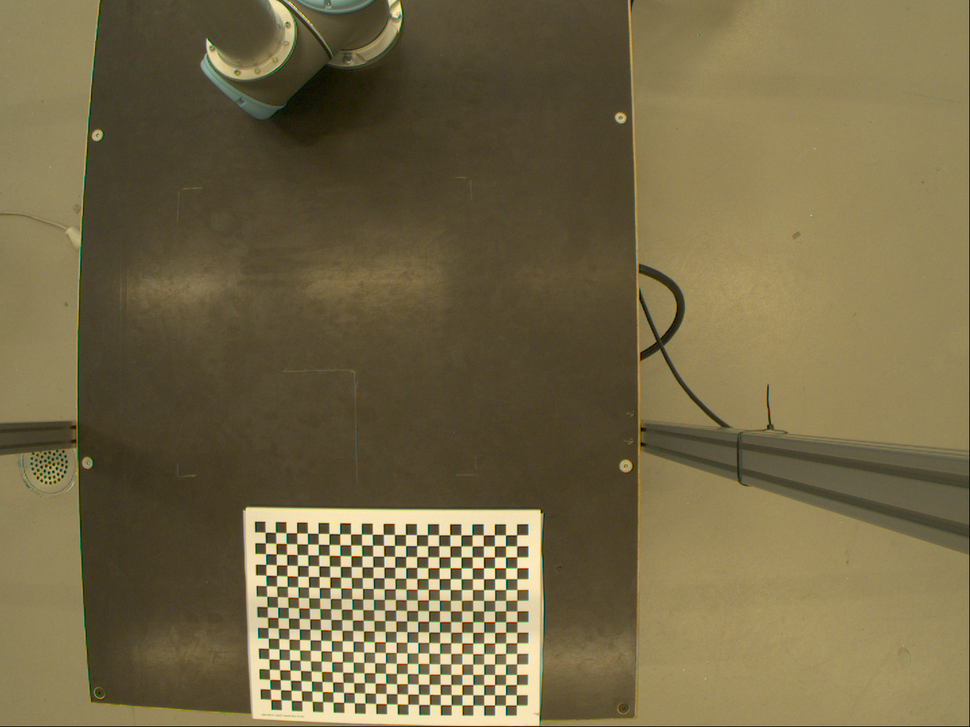
#> input picture Homeworks/HW2/Images/img1.png, 970 x 727 px, shrunk from 1440 x 1080 before the run, found by its file name
$ python HW2.py
#> lines starting #> are read from the running program, lines starting #| are printed output that depends on the picture
from importlib.resources import path
import cv2
import os
import numpy

#part1 (reading img1.png by cv2.imread syntax)
#cv2.imread (path, state)
path = r'E:\University\Term7\FCV\HW2\Images\img1.png'
img1 = cv2.imread(path)
#> img1 is the input picture: shape (727, 970, 3); mean B, G, R 71, 104.9, 116.6
cv2.imshow('img1', img1)
cv2.waitKey(0)

#part2 (find corners by cv2.findChesboardCorners synatx)
#findChessboardCorners (InputArray image, Size patternSize,OutputArray corners, int flags)
reterval, corners= cv2.findChessboardCorners(img1, (24,17), None)
#> reterval = True; corners = 408 rows, first 8: [265.3, 532.4], [275.5, 532.4], [286.1, 532.8], [296.7, 533], [307.5, 533.2], [318.3, 533.4], [329.1, 533.6], [339.7, 533.7]
print(reterval)
#| True
print(corners, '\n\n')
#> (printed output is left out)

#part3 (increase the accuracy of found corners by cv2.cornerSubPix)
#cornerSubPix (InputArray image, InputOutputArray corners, Size winSize, Size zeroZone, TermCriteria criteria)
#drawChessboardCorners (InputOutputArray image, Size patternSize, InputArray corners,bool patternWasFound)
gray = cv2.cvtColor(img1 ,cv2.COLOR_BGR2GRAY)
criteria = (cv2.TERM_CRITERIA_EPS + cv2.TERM_CRITERIA_MAX_ITER, 100, 0.001)
corners2 = cv2.cornerSubPix(gray, corners, (11,11), (-1,-1), criteria)
#> corners2 = 408 rows, first 8: [269.9, 537.3], [269.9, 537.3], [291.2, 537.8], [302.4, 538.2], [312.6, 538.3], [324.1, 539.2], [334, 538.5], [334, 538.5]
imgSubPix = cv2.drawChessboardCorners(img1, (24,17), corners2, reterval)
cv2.imshow('imgSubPix', imgSubPix)
cv2.waitKey(0)
pathAnswers = r'E:\University\Term7\FCV\HW2\Images'
cv2.imwrite(os.path.join(pathAnswers, '4.3_Answer.png'), imgSubPix)

#part4 (determine camera calibration parameters by cv2.calibrateCamera)
#calibrateCamera (InputArrayOfArrays objectPoints, InputArrayOfArrays imagePoints, Size imageSize,
#                 InputOutputArray cameraMatrix, InputOutputArray distCoeffs,
#                 OutputArrayOfArrays rvecs, OutputArrayOfArrays tvecs, int flags = 0, TermCriteria)
objectPoints = []
imagePoints = []
imagePoints.append(corners2)
#numpy.zeros(shape, dtype=float, order='C', *, like=None)
objectP = numpy.zeros((24*17,3), numpy.float32)
#print(objectP, '\n\n')
objectP[:,:2] = numpy.mgrid[0:24,0:17].T.reshape(-1,2)
objectPoints.append(objectP)
ret, camMat, distortion, rotV, transV = cv2.calibrateCamera(objectPoints, imagePoints, img1.shape[1::-1], None, None)
#> ret = 7.22; camMat = [[4324, 0, 488.7], [0, 3178.6, 434.3], [0, 0, 1]]; distortion = [[-24.54, -8257.8, 3.36, -1.57, -136822.3]]; rotV = ([0.35, 0.568, -0.0221],); transV = ([-17.05, 9.09, 422.1],)
print('reterval:\n', ret , '\n\ncamera matrix:\n' , camMat , '\n\ndistortion coefficience:\n' , distortion
      , '\n\nrotation vectors:\n' , rotV , '\n\ntranslation vectors:\n' , transV, '\n\n')

#part5 (determine k1, k2, k3, p1, p2)
print('distortion coefficience:')
print('k1:', distortion[0][0], '\nk2:', distortion[0][1], '\np1:', distortion[0][2],
      '\np2:', distortion[0][3], '\nk3:', distortion[0][4], '\n\n')

#part6 (Undisortion image5 by distortion parameters)
img5 = cv2.imread(os.path.join(pathAnswers, 'img5.png'))
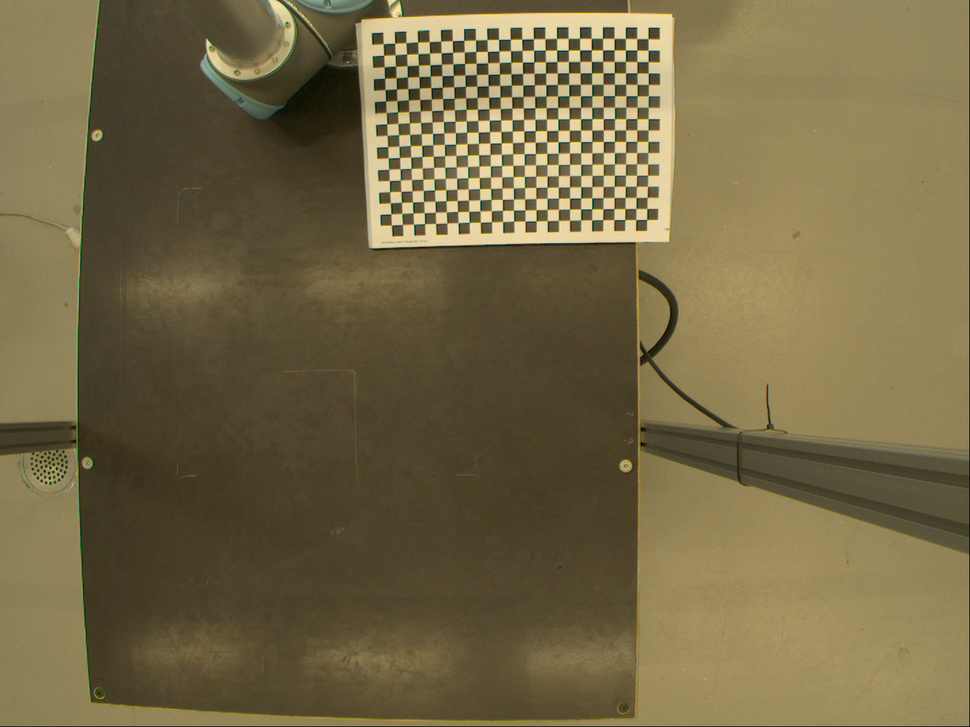
#> input picture Homeworks/HW2/Images/img5.png, 970 x 727 px, shrunk from 1440 x 1080 before the run, found by its file name
#> img5 is the input picture: shape (727, 970, 3); mean B, G, R 69.7, 104.2, 116.3
cv2.imshow('img5', img5)
cv2.waitKey(0)
#getOptimalNewCameraMatrix (cameraMatrix, distCoeffs, imageSize, alpha[, newImgSize[, centerPrincipalPoint]])
camMat2, roi = cv2.getOptimalNewCameraMatrix(camMat, distortion, img5.shape[1::-1], 0, img5.shape[1::-1])
#> camMat2 = [[4324, 0, 488.7], [0, 3178.6, 434.3], [0, 0, 1]]; roi = (0, 0, 969, 726)
#undistort(src, cameraMatrix, distCoeffs[, dst[, newCameraMatrix]])
undisortion = cv2.undistort(img5, camMat, distortion, None, camMat2)
cv2.imshow('Undisorted image', undisortion)
cv2.waitKey(0)
cv2.imwrite(os.path.join(pathAnswers, '4.6_Answer.png'), undisortion)

#part7 (determin calibration parameters with images[1-4])
img1 = cv2.imread(os.path.join(pathAnswers, 'img1.png'))
img2 = cv2.imread(os.path.join(pathAnswers, 'img2.png'))
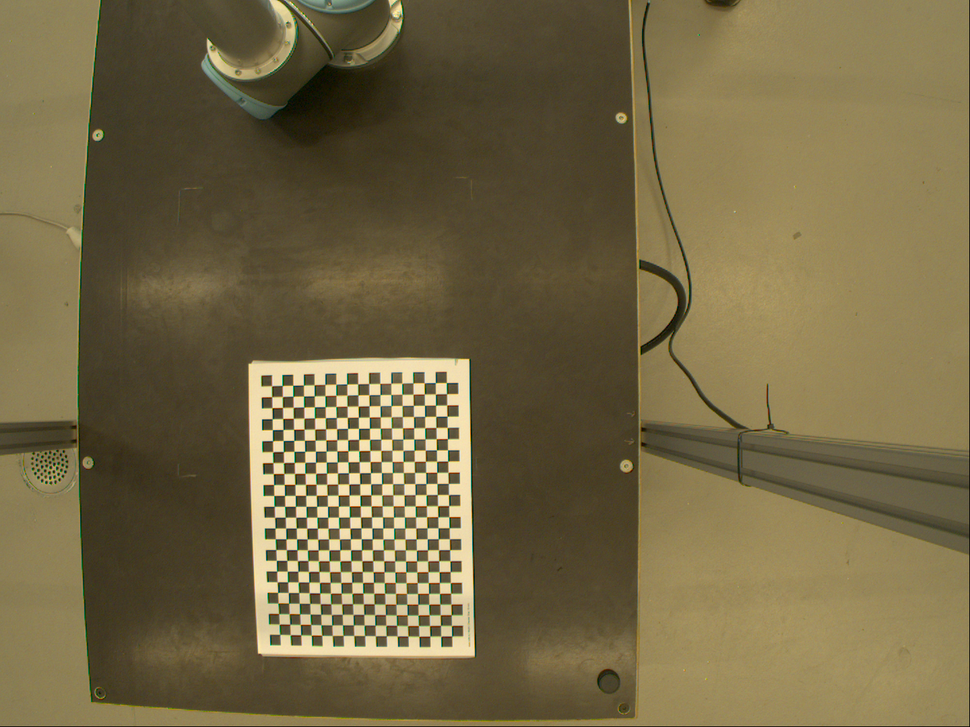
#> input picture Homeworks/HW2/Images/img2.png, 970 x 727 px, shrunk from 1440 x 1080 before the run, found by its file name
#> img2 is the input picture: shape (727, 970, 3); mean B, G, R 69.3, 103.9, 116.1
img3 = cv2.imread(os.path.join(pathAnswers, 'img3.png'))
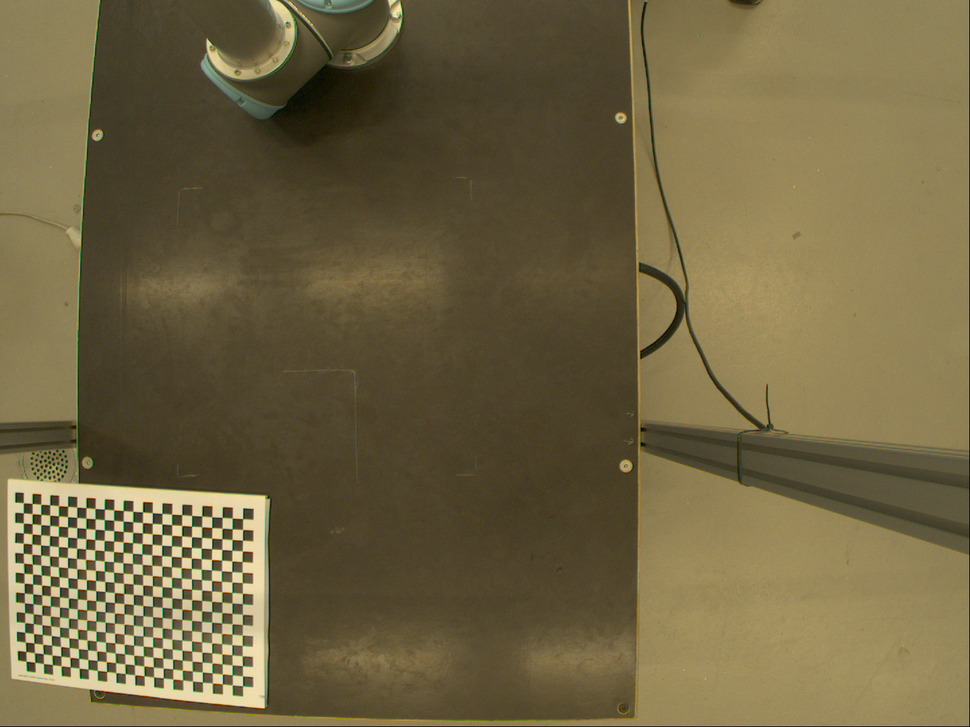
#> input picture Homeworks/HW2/Images/img3.png, 970 x 727 px, shrunk from 1440 x 1080 before the run, found by its file name
#> img3 is the input picture: shape (727, 970, 3); mean B, G, R 66.5, 100.3, 112.1
img4 = cv2.imread(os.path.join(pathAnswers, 'img4.png'))
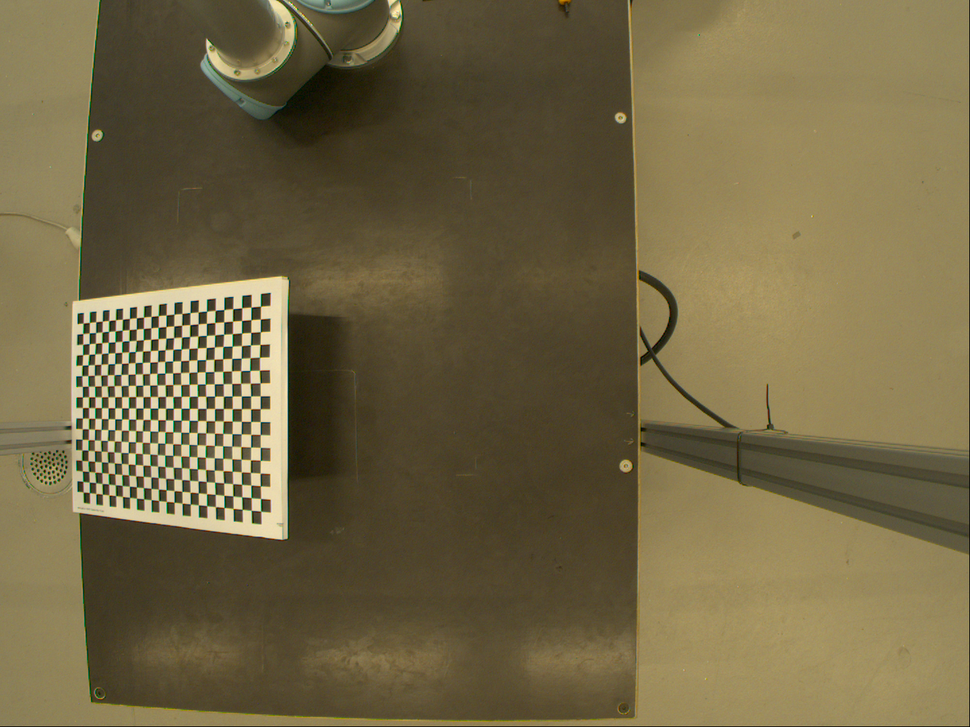
#> input picture Homeworks/HW2/Images/img4.png, 970 x 727 px, shrunk from 1440 x 1080 before the run, found by its file name
#> img4 is the input picture: shape (727, 970, 3); mean B, G, R 68.7, 102.4, 114
img5 = cv2.imread(os.path.join(pathAnswers, 'img5.png'))
images = [img1, img3, img4]
objPoints = []
imgPoints = []
objectP2 = numpy.zeros((17*24,3), numpy.float32)
objectP2[:,:2] = numpy.mgrid[0:17,0:24].T.reshape(-1,2)
for image in images:
    reterval, corners = cv2.findChessboardCorners(image, (24,17))
    if reterval == True:
        objPoints.append(objectP)
        gray = cv2.cvtColor(image, cv2.COLOR_BGR2GRAY)
        corners2 = cv2.cornerSubPix(gray, corners, (11,11), (-1,-1), criteria)
        imgPoints.append(corners2)
#> this loop made 3 passes
#> reterval on passes 1 to 3: True, True, False
#> after the loop, imgPoints = 2 items; objPoints = 2 items
reterval, corners = cv2.findChessboardCorners(img2, (17,24))
#> reterval = True; corners = 408 rows, first 8: [271.6, 385.7], [282.2, 385.5], [292.7, 385.2], [303.4, 385], [314, 384.7], [324.8, 384.4], [335.8, 384.2], [346.8, 383.9]
if reterval == True:
    objPoints.append(objectP2)
    gray = cv2.cvtColor(image, cv2.COLOR_BGR2GRAY)
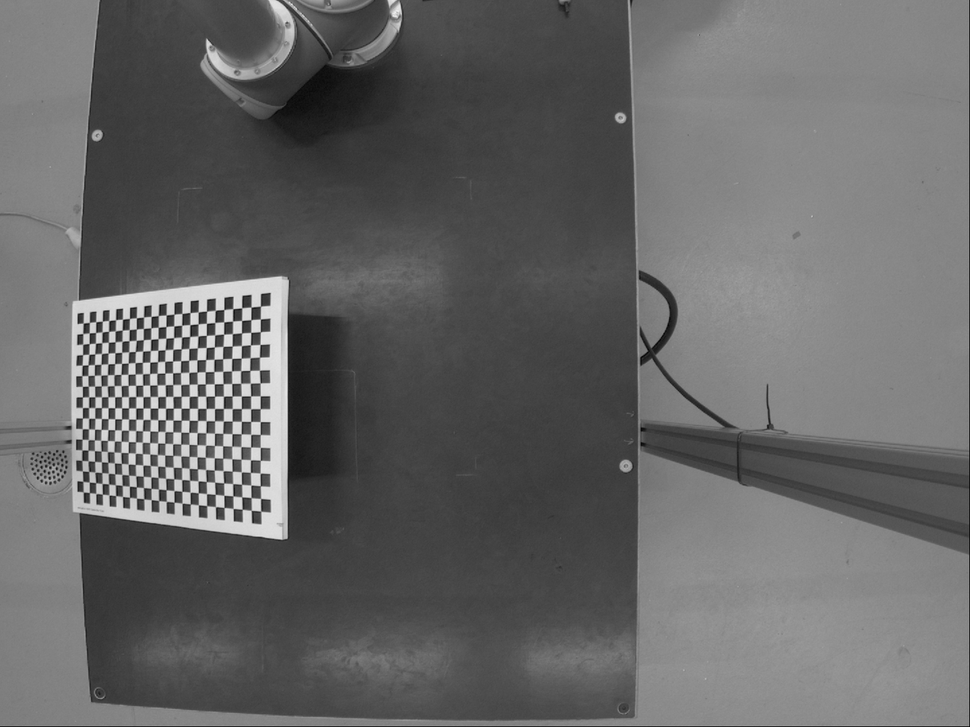
#> gray: shape (727, 970); min 5, max 239, mean 102
    corners2 = cv2.cornerSubPix(gray, corners, (11,11), (-1,-1), criteria)
#> corners2 = 408 rows, first 8: [271.6, 385.7], [287.3, 384.6], [287.3, 384.6], [303.4, 385], [314, 384.7], [324.8, 384.4], [335.8, 384.2], [346.8, 383.9]
    imgPoints.append(corners2)
ret2, camMat3, distortion2, rotV2, transV2 = cv2.calibrateCamera(objPoints, imgPoints, img1.shape[1::-1], None, None)
#> ret2 = 6.38; camMat3 = [[3400.6, 0, 311.6], [0, 2664.8, 315.9], [0, 0, 1]]; distortion2 = [[-20.57, 1057, 0.44, -0.0723, -22406.3]]; rotV2 = ([0.0364, 0.539, -0.0307], [0.0767, 0.625, 0.0108], [0.011, 0.642, -0.0364]); transV2 = ([-3.57, 21.19, 260.7], [-24.03, 18.66, 270.4], [-3.09, 6.37, 248.2])
camMat4, roi = cv2.getOptimalNewCameraMatrix(camMat3, distortion2, img1.shape[1::-1], 0, img1.shape[1::-1])
#> camMat4 = [[3400.6, 0, 311.6], [0, 2686.5, 318.4], [0, 0, 1]]
undisortion2 = cv2.undistort(img5, camMat3, distortion2, None, camMat4)
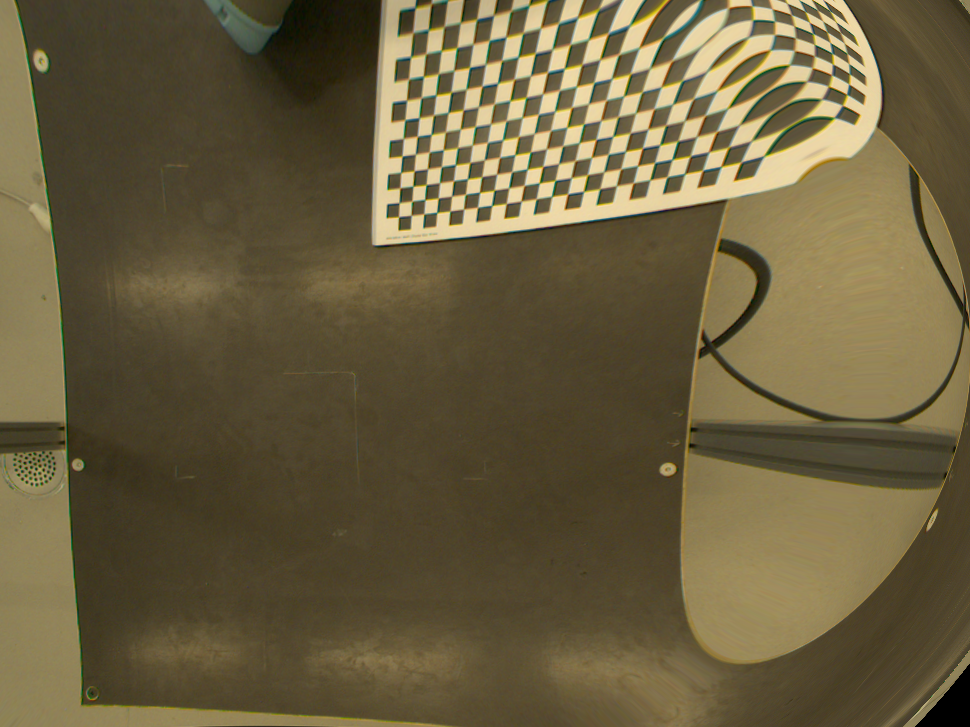
#> undisortion2: shape (727, 970, 3); mean B, G, R 63.1, 94.5, 106.1
cv2.imshow('Undisorted image', undisortion2)
cv2.waitKey(0)
cv2.imwrite(os.path.join(pathAnswers, '4.7_Answer.png'), undisortion2)
